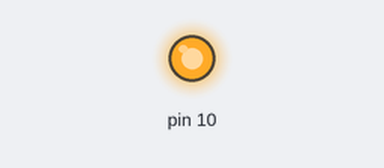
A sketch run on a simulated Arduino Uno, built with avr-gcc and run on an emulated ATmega328P. Shown: output pins drawn as LEDs (lit = HIGH).

Above: at 2.5 s.
At 7.5 s:
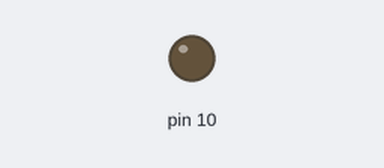
Timing chart, 0 to 13.0 s (numbered marks = the images above):
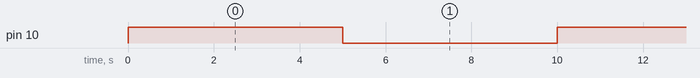

The sketch:

powerful_kieran2.ino
```cpp
int tempo = 0;

void setup()
{
  pinMode(10, OUTPUT);
}

void loop()
{
  tempo = 5;
  digitalWrite(10, HIGH);
  delay(1000 * tempo);
  digitalWrite(10, LOW);
  delay(1000 * tempo);
}
```

Measured:
- by itself, pin 10: alternates HIGH for 5.0 s and LOW for 5.0 s
